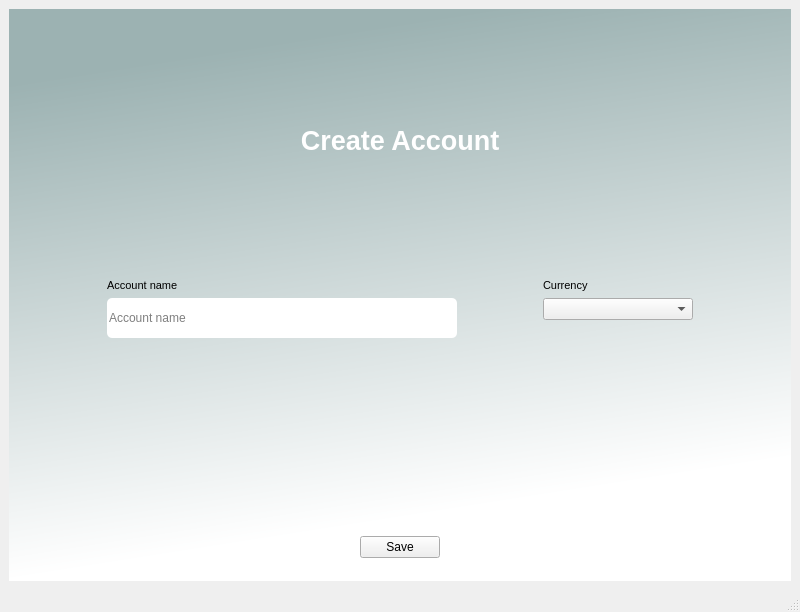
<?xml version="1.0" encoding="UTF-8"?>
<ui version="4.0">
 <class>MainWindow</class>
 <widget class="QMainWindow" name="MainWindow">
  <property name="geometry">
   <rect>
    <x>0</x>
    <y>0</y>
    <width>800</width>
    <height>612</height>
   </rect>
  </property>
  <property name="windowTitle">
   <string>MainWindow</string>
  </property>
  <widget class="QWidget" name="centralwidget">
   <layout class="QVBoxLayout" name="verticalLayout">
    <item>
     <widget class="QWidget" name="verticalWidget" native="true">
      <property name="styleSheet">
       <string notr="true">QWidget#verticalWidget{
background-color:qlineargradient(spread:pad, x1:0, y1:0, x2:0.207, y2:0.954545, stop:0.132159 rgba(156, 178, 178, 255), stop:1 rgba(255, 255, 255, 255))}</string>
      </property>
      <layout class="QVBoxLayout" name="verticalLayout_2" stretch="5,5,1">
       <item>
        <widget class="QWidget" name="widget_2" native="true">
         <layout class="QHBoxLayout" name="horizontalLayout_2">
          <item>
           <widget class="QLabel" name="label">
            <property name="text">
             <string>&lt;html&gt;&lt;head/&gt;&lt;body&gt;&lt;p align=&quot;center&quot;&gt;&lt;span style=&quot; font-size:20pt; font-weight:600; color:#ffffff;&quot;&gt;Create Account&lt;/span&gt;&lt;/p&gt;&lt;/body&gt;&lt;/html&gt;</string>
            </property>
           </widget>
          </item>
         </layout>
        </widget>
       </item>
       <item>
        <widget class="QWidget" name="widget" native="true">
         <layout class="QHBoxLayout" name="horizontalLayout" stretch="1,1">
          <item>
           <layout class="QVBoxLayout" name="acc_verticalLayout" stretch="0,0,0">
            <item>
             <widget class="QLabel" name="acc_label">
              <property name="font">
               <font>
                <pointsize>8</pointsize>
               </font>
              </property>
              <property name="text">
               <string>Account name</string>
              </property>
             </widget>
            </item>
            <item>
             <widget class="QLineEdit" name="acc_name_line">
              <property name="minimumSize">
               <size>
                <width>0</width>
                <height>40</height>
               </size>
              </property>
              <property name="maximumSize">
               <size>
                <width>350</width>
                <height>16777215</height>
               </size>
              </property>
              <property name="toolTip">
               <string/>
              </property>
              <property name="styleSheet">
               <string notr="true">background-color: rgb(255, 255, 255);
border-radius:5px;
</string>
              </property>
              <property name="text">
               <string/>
              </property>
              <property name="frame">
               <bool>false</bool>
              </property>
              <property name="placeholderText">
               <string>Account name</string>
              </property>
             </widget>
            </item>
            <item>
             <spacer name="verticalSpacer">
              <property name="orientation">
               <enum>Qt::Vertical</enum>
              </property>
              <property name="sizeHint" stdset="0">
               <size>
                <width>20</width>
                <height>40</height>
               </size>
              </property>
             </spacer>
            </item>
           </layout>
          </item>
          <item>
           <layout class="QVBoxLayout" name="currency_verticalLayout">
            <item>
             <widget class="QLabel" name="currency_label">
              <property name="font">
               <font>
                <pointsize>8</pointsize>
               </font>
              </property>
              <property name="text">
               <string>Currency</string>
              </property>
             </widget>
            </item>
            <item>
             <widget class="QComboBox" name="currency_comboBox">
              <property name="maximumSize">
               <size>
                <width>150</width>
                <height>16777215</height>
               </size>
              </property>
             </widget>
            </item>
            <item>
             <spacer name="verticalSpacer_2">
              <property name="orientation">
               <enum>Qt::Vertical</enum>
              </property>
              <property name="sizeHint" stdset="0">
               <size>
                <width>20</width>
                <height>40</height>
               </size>
              </property>
             </spacer>
            </item>
           </layout>
          </item>
         </layout>
        </widget>
       </item>
       <item>
        <widget class="QWidget" name="sabe_button_widget" native="true">
         <layout class="QHBoxLayout" name="horizontalLayout_5">
          <item>
           <spacer name="save_horizontalSpacer_l">
            <property name="orientation">
             <enum>Qt::Horizontal</enum>
            </property>
            <property name="sizeHint" stdset="0">
             <size>
              <width>40</width>
              <height>20</height>
             </size>
            </property>
           </spacer>
          </item>
          <item>
           <widget class="QPushButton" name="save_button">
            <property name="text">
             <string>Save</string>
            </property>
           </widget>
          </item>
          <item>
           <spacer name="save_horizontalSpacer_r">
            <property name="orientation">
             <enum>Qt::Horizontal</enum>
            </property>
            <property name="sizeHint" stdset="0">
             <size>
              <width>40</width>
              <height>20</height>
             </size>
            </property>
           </spacer>
          </item>
         </layout>
        </widget>
       </item>
      </layout>
     </widget>
    </item>
   </layout>
  </widget>
  <widget class="QMenuBar" name="menubar">
   <property name="geometry">
    <rect>
     <x>0</x>
     <y>0</y>
     <width>800</width>
     <height>26</height>
    </rect>
   </property>
  </widget>
  <widget class="QStatusBar" name="statusbar"/>
 </widget>
 <resources/>
 <connections/>
</ui>
